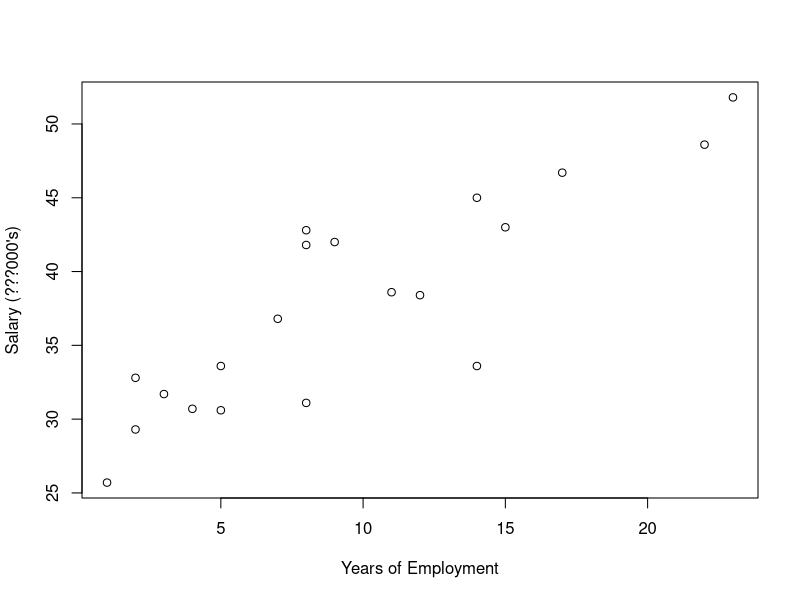
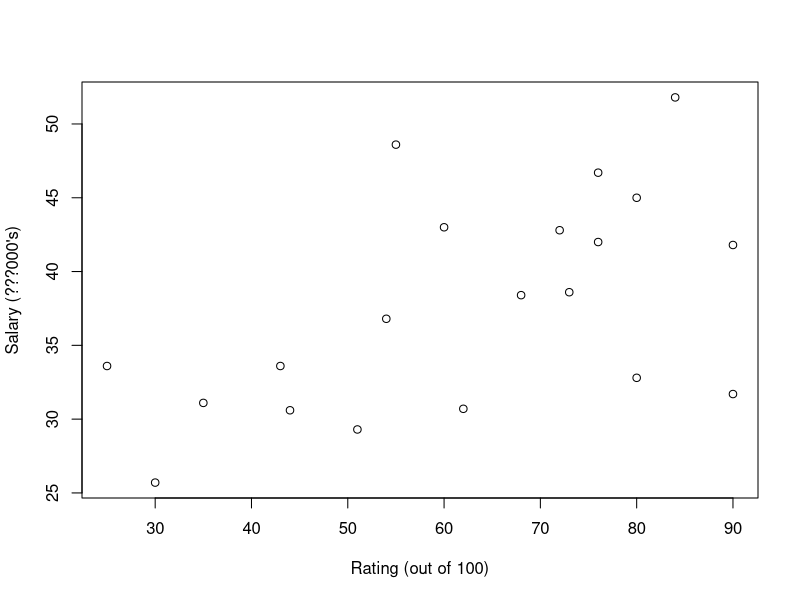
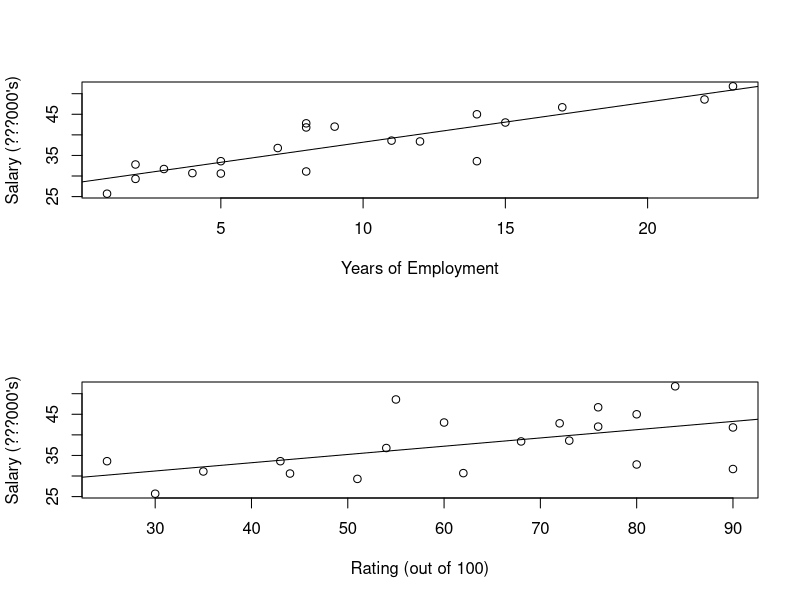
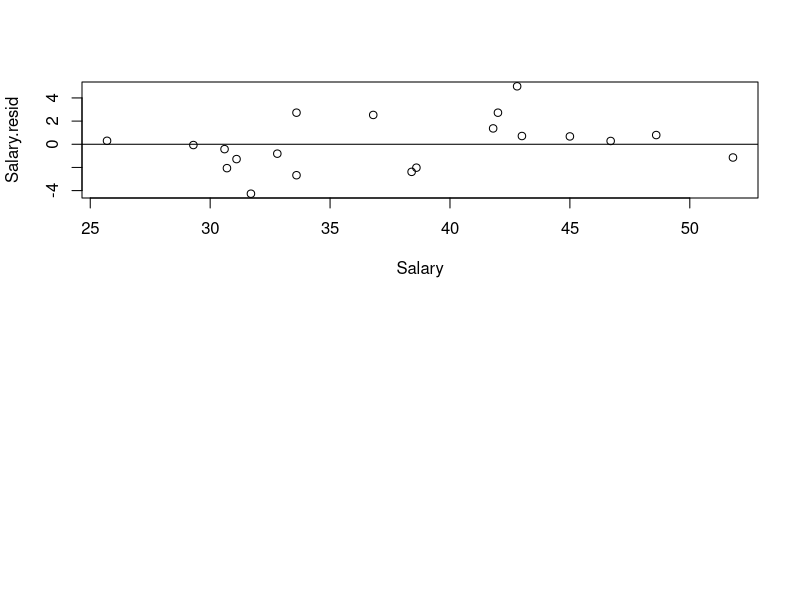
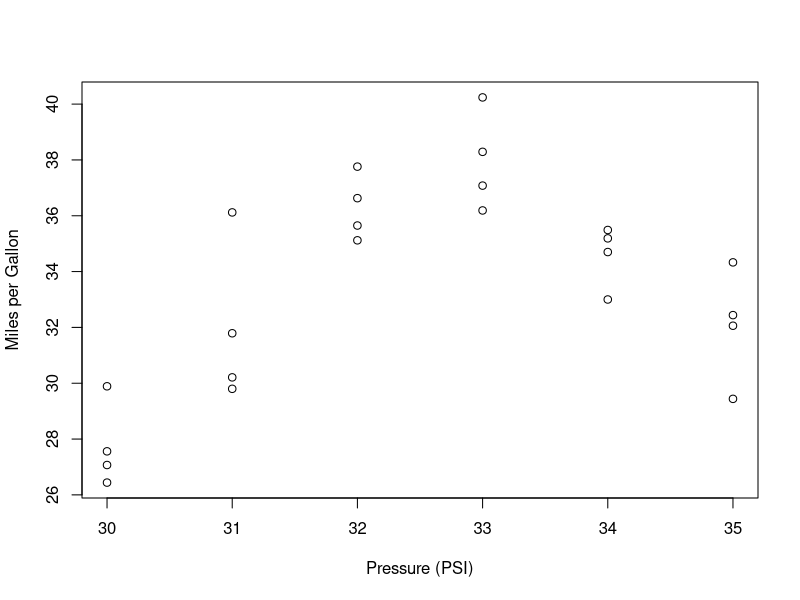
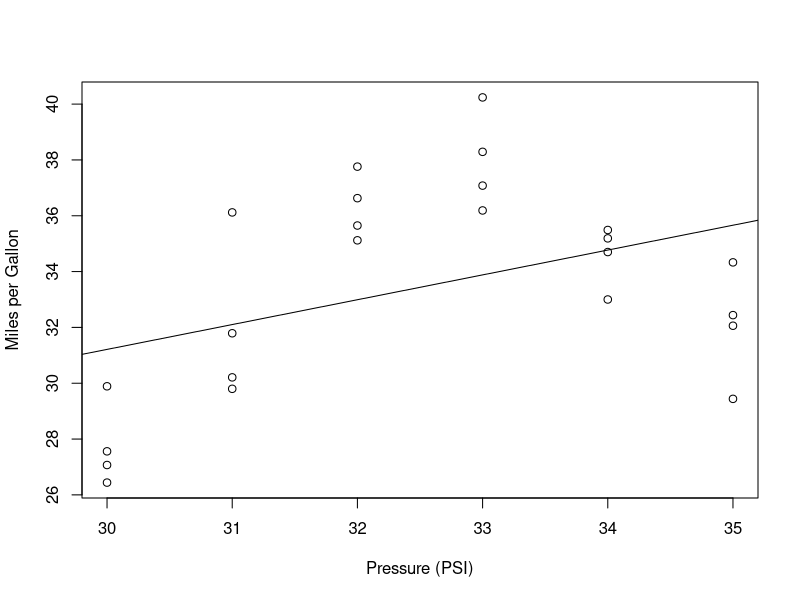
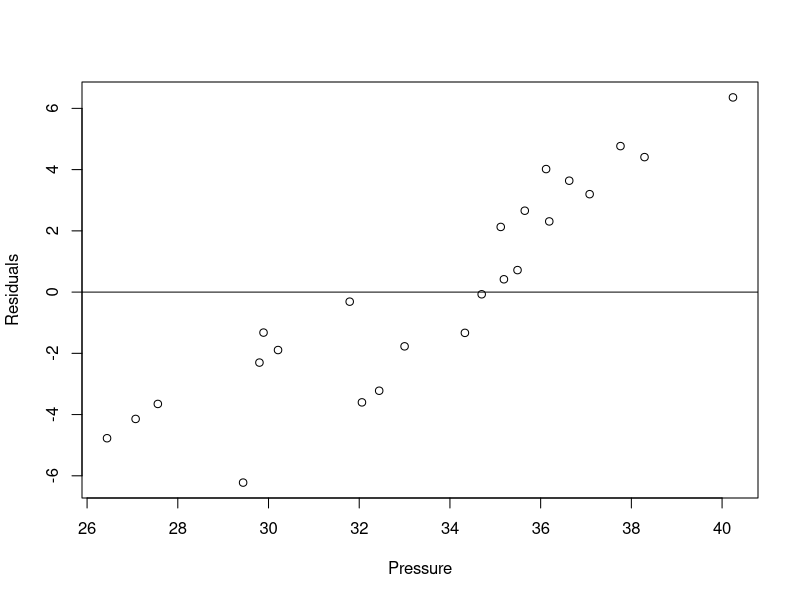
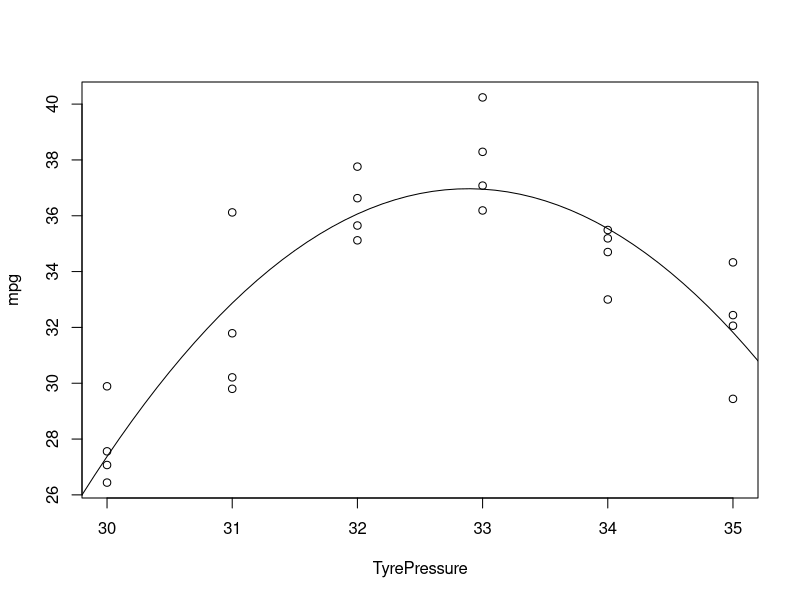

The R source for these figures, in order:
# Regression Tutorial & Lab Exercise Sheet 1

# Q1
# Read in the Edu_salary.csv dataset.
# Ensure that your working directory in RStudio contains the dataset.

salary_data<-read.csv("Edu_salary.csv")
View(salary_data)
names(salary_data)
attach(salary_data)


# (a) Scatter plots
plot(Years,Salary,xlab="Years of Employment",ylab="Salary (???000's)")
plot(Rating,Salary,xlab="Rating (out of 100)",ylab="Salary (???000's)")

# (b)
YearsModel<-lm(Salary~Years)
RatingModel<-lm(Salary~Rating)

par(mfrow=c(2,1))
plot(Years,Salary,xlab="Years of Employment",ylab="Salary (???000's)")
abline(YearsModel)

plot(Rating,Salary,xlab="Rating (out of 100)",ylab="Salary (???000's)")
abline(RatingModel)

# (c)
cor(Salary,Years)
cor(Salary,Rating)

summary(YearsModel)
summary(RatingModel)

### Coefficient Standard Error 
# This measures the average amount that the  coefficient estimates vary 
# from the actual average value of our  response variable. 
# It is the the standard deviation of the coefficient.
# This can be used for computing confidence intervals. 

### t-statistic 
### This is the coefficient divided by the standard error. 
### In general, we want our coefficients to have large t-statistics, because it 
### indicates that our standard error is small in comparison to our coefficient.

### p-value
# A small p-value indicates that it is unlikely we will observe a relationship 
# between the predictor (speed) and response (dist) variables due to chance. 

### The Residual Standard Error is a measure of the quality of a linear regression fit. 
# we want the smallest residual standard error possible, because that means our 
#### model's prediction line is very close to the actual values, on average.

### F-statistic

# The null hypothesis is that the coefficients for all of the variables in 
# your model are zero. The alternative hypothesis is that at least one of them is not zero. 
# A larger F-statistic indicates that the null hypothesis should be rejected.
# A p-value below 0.05 indicates that you have at least one coefficient in your 
# model that is not zero. 

# (d)
predict(YearsModel,data.frame(Years = 10))  
predict(RatingModel,data.frame(Rating = 50))  

# (e) 
# Create model with all predictors included - multiple linear regression!
SalaryModel.all <- lm(Salary~Years+Rating)
SalaryModel.all

summary(SalaryModel.all) 
predict(SalaryModel.all,data.frame(Years=10,Rating=50))  


# Residual plot (not asked)
# Residuals are the difference between the actual observed response values 
# and the values predicted by the model. We should observe a symmetrical 
# distribution across these residuals with a the median value zero.
Salary.resid<-resid(SalaryModel.all)
plot(Salary,Salary.resid)
abline(0,0)

# Q2 

tyre_data<-read.csv("tyrepressure.csv")
View(tyre_data)
names(tyre_data)
head(tyre_data)
attach(tyre_data)

# (b)
par(mfrow=c(1,1))
plot(TyrePressure,mpg,xlab="Pressure (PSI)",ylab="Miles per Gallon")

# (c)
tyre_model<-lm(mpg~TyrePressure)
plot(TyrePressure,mpg,xlab="Pressure (PSI)",ylab="Miles per Gallon")
abline(tyre_model)

predict(tyre_model,data.frame(TyrePressure=32)) 

# Residuals and residual plot
mpg.resid<-resid(tyre_model)
plot(mpg,mpg.resid,xlab="Pressure",ylab="Residuals")
abline(0, 0)  

# (d)
cor(TyrePressure,mpg)
summary(tyre_model)

# (e) 
TyrePressure2<-TyrePressure^2 # quadratic independent variable
quad.tyre.model<-lm(mpg~TyrePressure+TyrePressure2) # quadratic model
summary(quad.tyre.model)

# To plot we need to create a new data set of x-vales
pressure_values<-seq(25,40,0.1)
predict_mpg<-predict(quad.tyre.model,
                     list(TyrePressure=pressure_values,
                          TyrePressure2=pressure_values^2))

plot(TyrePressure,mpg)
lines(pressure_values,predict_mpg)
                     
# predict mpg when pressure=32 using quadratic model
predict(quad.tyre.model,data.frame(TyrePressure=32,TyrePressure2=32^2))

###############################################################

# Q3
blood.data<-read.csv("SBP.csv")
names(blood.data)
View(blood.data)

# (a) Recode gender variable to 0,1 install.packages("dplyr") 
# tools for working with data frames

# library(dplyr)
blood.data$Gender<-ifelse(blood.data$Gender=="F",0,1) 
View(blood.data)
attach(blood.data)

# (b) 
lin.blood.model.age <- lm(SBP~Age)
summary(lin.blood.model.age)
lin.blood.model.weight <- lm(SBP~Weight)
summary(lin.blood.model.weight)

plot(Age,SBP)
abline(lin.blood.model.age)
plot(Weight,SBP)
abline(lin.blood.model.weight)

predict(lin.blood.model.weight,data.frame(Weight=190))
predict(lin.blood.model.age,data.frame(Age=80))

# (c)
t <- table(Gender)
prop.table(t)

# Create boxplot showing relationship between gender and SBP
boxplot(SBP~Gender,xlab="Gender",ylab="SBP") 
t.test(SBP~Gender) # t-test shows there is no significant difference
cor.test(SBP,Gender) # insignificant correlation

# (d) 
lin.blood.model.full <- lm(SBP~Age+Weight+Gender,data = blood.data) 
lin.blood.model.full <- lm(SBP~.,data = blood.data) # shorter code for previous line
summary(lin.blood.model.full)

# gender is insignificant!
# We might be able to improve the model by removing gender from the predictors

predict(lin.blood.model.full,data.frame(Gender=0,Age=80,Weight=190))
predict(lin.blood.model.full,data.frame(Gender=1,Age=80,Weight=190))
